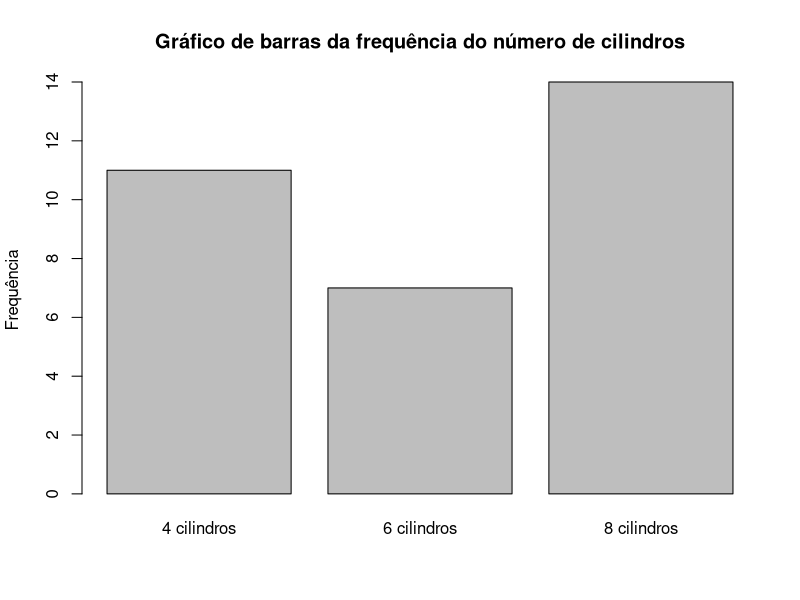
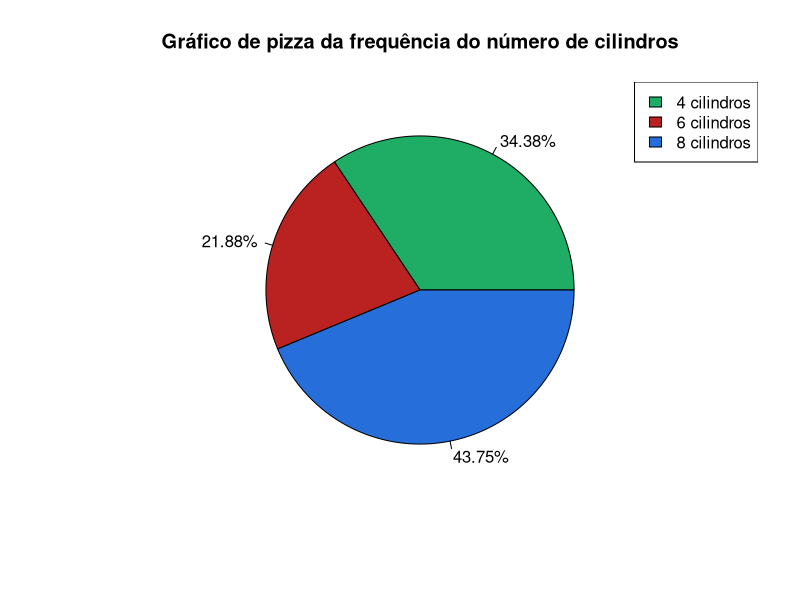
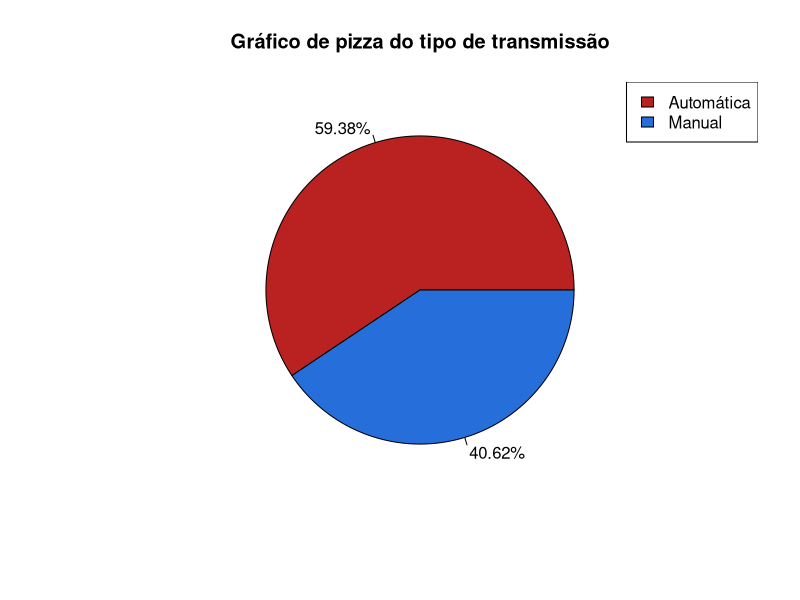

R code for these plots, in order:
## ---- chunk 1
library(data.table)
dados_iris <- iris
setnames(dados_iris, old = c('Sepal.Length', 'Sepal.Width', 'Petal.Length', 'Petal.Width', 'Species'), new = c('Comprimento_Sepala', 'Largura_Sepala', 'Comprimento_Petala', 'Largura_Sepala', 'Especie'))
dados_mtcars <- mtcars
dados_mtcars$qsec <- NULL
dados_mtcars$disp <- NULL
dados_mtcars$hp   <- NULL

setnames(dados_mtcars, old = c('mpg', 'cyl', 'drat', 'wt','vs', 'am', 'gear', 'carb'), new = c('Milhas_por_Galao', 'Numero_de_Cilindros', 'Razao_Eixo', 'Peso (1000 lbs)', 'Motor', 'Transmissao', 'Numero_eixos_dianteiros', 'Numero_carboradores'))
## ---- chunk 2
library(knitr)
library(rmarkdown)
paged_table(dados_iris)

## ---- chunk 3
barplot(table(dados_mtcars$Numero_de_Cilindros),
        main = 'Gráfico de barras da frequência do número de cilindros',
        xlab = ' ',
        ylab = 'Frequência',
        names.arg = c('4 cilindros', '6 cilindros', '8 cilindros'))
## ---- chunk 4

pie_chart <- table(dados_mtcars$Numero_de_Cilindros)
pie(pie_chart,
        main   = 'Gráfico de pizza da frequência do número de cilindros',
        labels = paste0(round(100 * pie_chart/sum(pie_chart), 2), '%'),
        col    = c('#1fad66', '#ba2121', '#266ed9')
          
        )

legend('topright', legend = c('4 cilindros', '6 cilindros', '8 cilindros'),
       fill =  c("#1fad66", "#ba2121", "#266ed9"))
## ---- chunk 5

pie_chart <- table(dados_mtcars$Transmissao)
pie(pie_chart,
        main   = 'Gráfico de pizza do tipo de transmissão',
        labels = paste0(round(100 * pie_chart/sum(pie_chart), 2), '%'),
        col    = c( '#ba2121', '#266ed9')
          
        )

legend('topright', legend = c('Automática', 'Manual'),
       fill =  c( "#ba2121", "#266ed9"))
## ---- chunk 6

alunos <- c(18, 18, 19, 20, 23, 20, 21, 22)
mean(alunos)

## ---- chunk 7
alunos <- c(18, 18, 19, 20, 23, 20, 21, 22, 50, 60)
mean(alunos)
## ---- chunk 8

numero_de_filhos <- c(1, 1, 1, 2, 2, 3, 4, 1, 1, 4, 2)

moda <- function(a) {
   uniqv <- unique(a)
   uniqv[which.max(tabulate(match(a, uniqv)))]
}

moda(numero_de_filhos)

## ---- chunk 9
num_alguma_coisa <- c(5, 6, 7, 8, 9, 10, 11, 12)
median(num_alguma_coisa)


## ---- chunk 10

observacoes <- c(1, 2, 3, 4, 5, 6, 8, 9)

mediana <- (4 + 5)/2
print(mediana)


## ---- chunk 11
observacoes <- c(1, 3, 3, 6, 7, 8, 9)

mediana <- 6
print(mediana)
